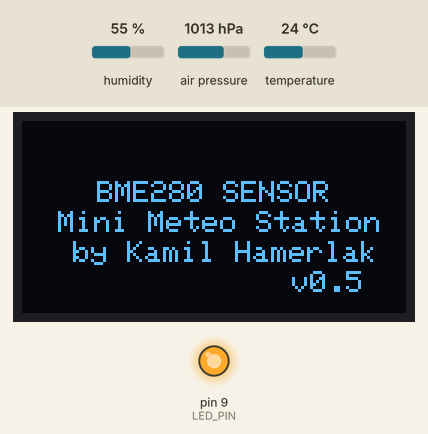
Simulated run of this sketch. Board: Arduino Uno, built with avr-gcc and run on an emulated ATmega328P. On the bench: 128×64 one-colour display, output pins drawn as LEDs (lit = HIGH). The test bench sets the inputs (shaded band); at power-on: humidity 55 %, air pressure 1013 hPa, temperature 24 °C. What the sketch prints to the serial monitor is not drawn.

Above: at 0.1 s.
At 5.3 s:
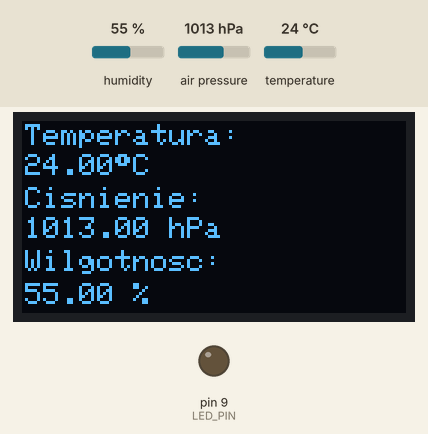
At 61.26 s:
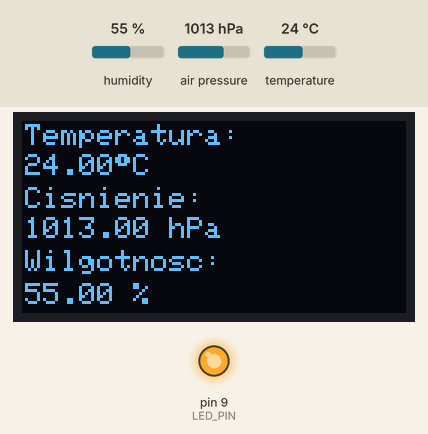
Timing chart, 0 to 119.0 s (numbered marks = the images above):
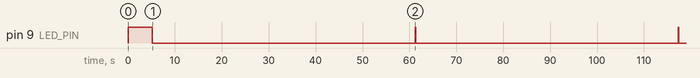

The sketch:

v0.5.ino
```cpp
#include <SPI.h>
#include <Wire.h>
#include <Adafruit_GFX.h>
#include <Adafruit_SSD1306.h>
#include <Adafruit_BME280.h>
#include <LowPower.h>


#define SCREEN_WIDTH 128
#define SCREEN_HEIGHT 64
#define OLED_RESET     -1

#define LED_PIN 9
#define BLINK
#define SLEEPTIME 60 // in seconds, divisible by 8


Adafruit_SSD1306 display(SCREEN_WIDTH, SCREEN_HEIGHT, &Wire, OLED_RESET);
Adafruit_BME280 bme;


 float temp;
 float pres;
 float humid;
 const int c = 10;


void setup() {
  pinMode(LED_PIN, OUTPUT);
  digitalWrite(LED_PIN, HIGH);
  Serial.begin(9600);
if (!bme.begin(0x76)) {
  Serial.println("Could not find a valid BME280 sensor, check wiring!");
  while (1) {}

  }

  if(!display.begin(SSD1306_SWITCHCAPVCC, 0x3C)) {
    Serial.println(F("SSD1306 allocation failed"));
    for(;;);
  }

  display.clearDisplay();
  display.setTextSize(1);
  display.setTextColor(WHITE, BLACK);
  display.setCursor(25, 20);
  display.println("BME280 SENSOR");
  display.setCursor(12, 30);
  display.println("Mini Meteo Station");
  display.setCursor(17,40);
  display.println("by Kamil Hamerlak");
  display.setCursor(90,50);
  display.println("v0.5");
  display.display();


  delay(5000);
  display.clearDisplay();
  display.setTextSize(1);
  display.setTextColor(WHITE, BLACK);
  display.ssd1306_command(SSD1306_SETCONTRAST);
  display.ssd1306_command(c);


  digitalWrite(LED_PIN, !digitalRead(LED_PIN));
}

void sleepmode(){
  for(int i=0;i<SLEEPTIME/8;i++){
    LowPower.powerDown(SLEEP_8S, ADC_OFF, BOD_OFF);
  }
}

void loop() {

  unsigned long currentMillis = millis();
  #ifdef BLINK
    digitalWrite(LED_PIN, HIGH);
    delay(100);
    digitalWrite(LED_PIN, !digitalRead(LED_PIN));
  #endif
  temp = bme.readTemperature();
  pres = (bme.readPressure() /100);
  humid = bme.readHumidity();

  Serial.print("Temperatura: ");
  Serial.println(temp);
  Serial.print("Cisnienie: ");
  Serial.println(pres);
  Serial.print("Wilgotność: ");
  Serial.println(humid);


  displayMeasurment();
  sleepmode();
}

void displayMeasurment(){

display.clearDisplay();
display.setCursor(1, 1);
display.println("Temperatura: ");
display.setCursor(1, 11);
display.print(temp);
display.print((char)247);
display.println("C");
display.setCursor(1, 22);
display.println("Cisnienie: ");
display.setCursor(1, 32);
display.print(pres);
display.println(" hPa");
display.setCursor(1, 43);
display.println("Wilgotnosc: ");
display.setCursor(1, 54);
display.print(humid);
display.println(" %");
display.display();

}
```

Measured:
- by itself, pin 9 (LED_PIN): alternates HIGH for 0.10 s and LOW for 56.0 s
